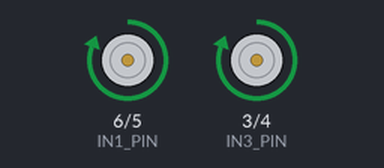
Recording of a sketch running on a simulated Arduino Uno, built with avr-gcc and run on an emulated ATmega328P. On the bench: motor-driver pin pairs drawn as motors (green arrow = first pin HIGH = forward, orange = second pin HIGH = backward, longer = more drive, scaled by the enable pin).

Above: at 3.0 s.
At 4.0 s:
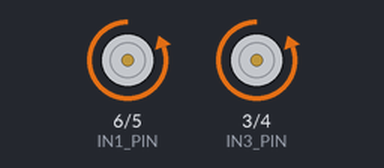
At 7.6 s:
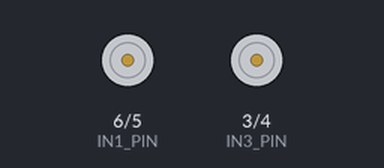
Timing chart, 0 to 10.6 s (numbered marks = the images above):
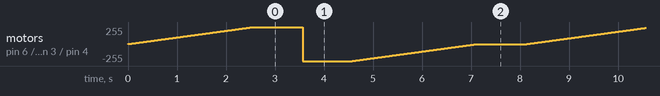

The sketch:

DCMotor.ino
```cpp
const int ENA_PIN = 9; // the Arduino pin connected to the EN1 pin L298N
const int IN1_PIN = 6; // the Arduino pin connected to the IN1 pin L298N
const int IN2_PIN = 5; // the Arduino pin connected to the IN2 pin L298N

const int ENB_PIN = 10; // the Arduino pin connected to the EN2 pin L298N for Motor B
const int IN3_PIN = 3; // the Arduino pin connected to the IN3 pin L298N for Motor B
const int IN4_PIN = 4; // the Arduino pin connected to the IN4 pin L298N for Motor B

void setup() {
  // initialize digital pins as outputs.
  pinMode(ENA_PIN, OUTPUT);
  pinMode(IN1_PIN, OUTPUT);
  pinMode(IN2_PIN, OUTPUT);

  pinMode(ENB_PIN, OUTPUT);
  pinMode(IN3_PIN, OUTPUT);
  pinMode(IN4_PIN, OUTPUT);
}

void loop() {
  digitalWrite(IN1_PIN, HIGH); // Control motor A spins clockwise
  digitalWrite(IN2_PIN, LOW);  // Control motor A spins clockwise

  digitalWrite(IN3_PIN, HIGH); // Control Motor B (clockwise)
  digitalWrite(IN4_PIN, LOW);  // Control Motor B (clockwise)

  for (int speed = 0; speed <= 255; speed++) {
    analogWrite(ENA_PIN, speed); // control the speed
    analogWrite(ENB_PIN, speed); // Control speed of Motor B
    delay(10);
  }

  delay(1000); // rotate at maximum speed 1 seconds in in clockwise direction

  // change direction
  digitalWrite(IN1_PIN, LOW);   // control Motor A spins anti-clockwise
  digitalWrite(IN2_PIN, HIGH);  // control Motor A spins anti-clockwise

  digitalWrite(IN3_PIN, LOW);   // Control Motor B (anti-clockwise)
  digitalWrite(IN4_PIN, HIGH);  // Control Motor B (anti-clockwise)

  delay(1000); // rotate at maximum speed 1 seconds in in anti-clockwise direction

  for (int speed = 255; speed >= 0; speed--) {
    analogWrite(ENA_PIN, speed);  // control the speed
    analogWrite(ENB_PIN, speed); // Control speed of Motor B
    delay(10);
  }

  delay(1000); // stop motor 1 second
}
```

Measured:
- by itself, motor on pin 6 (IN1_PIN) / pin 5 (IN2_PIN), motor on pin 3 (IN3_PIN) / pin 4 (IN4_PIN): ramps from backward 255/255 to forward 255/255 and jumps back, once every 8.1 s
